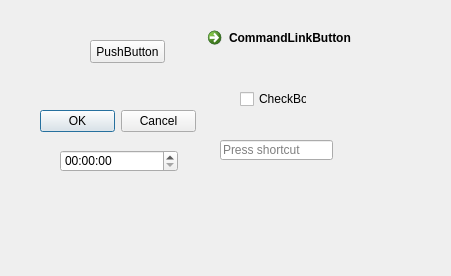
<?xml version="1.0" encoding="UTF-8"?>
<ui version="4.0">
 <class>StageWidget</class>
 <widget class="QWidget" name="StageWidget">
  <property name="geometry">
   <rect>
    <x>0</x>
    <y>0</y>
    <width>451</width>
    <height>276</height>
   </rect>
  </property>
  <property name="windowTitle">
   <string>StageWidget</string>
  </property>
  <widget class="QPushButton" name="pushButton">
   <property name="geometry">
    <rect>
     <x>90</x>
     <y>40</y>
     <width>75</width>
     <height>23</height>
    </rect>
   </property>
   <property name="text">
    <string>PushButton</string>
   </property>
  </widget>
  <widget class="QCommandLinkButton" name="commandLinkButton">
   <property name="geometry">
    <rect>
     <x>200</x>
     <y>20</y>
     <width>181</width>
     <height>41</height>
    </rect>
   </property>
   <property name="text">
    <string>CommandLinkButton</string>
   </property>
  </widget>
  <widget class="QDialogButtonBox" name="buttonBox">
   <property name="geometry">
    <rect>
     <x>40</x>
     <y>110</y>
     <width>156</width>
     <height>23</height>
    </rect>
   </property>
   <property name="standardButtons">
    <set>QDialogButtonBox::Cancel|QDialogButtonBox::Ok</set>
   </property>
  </widget>
  <widget class="QCheckBox" name="checkBox">
   <property name="geometry">
    <rect>
     <x>240</x>
     <y>90</y>
     <width>67</width>
     <height>18</height>
    </rect>
   </property>
   <property name="text">
    <string>CheckBox</string>
   </property>
  </widget>
  <widget class="QKeySequenceEdit" name="keySequenceEdit">
   <property name="geometry">
    <rect>
     <x>220</x>
     <y>140</y>
     <width>113</width>
     <height>20</height>
    </rect>
   </property>
  </widget>
  <widget class="QTimeEdit" name="timeEdit">
   <property name="geometry">
    <rect>
     <x>60</x>
     <y>150</y>
     <width>118</width>
     <height>22</height>
    </rect>
   </property>
  </widget>
 </widget>
 <layoutdefault spacing="6" margin="11"/>
 <resources/>
 <connections/>
</ui>
